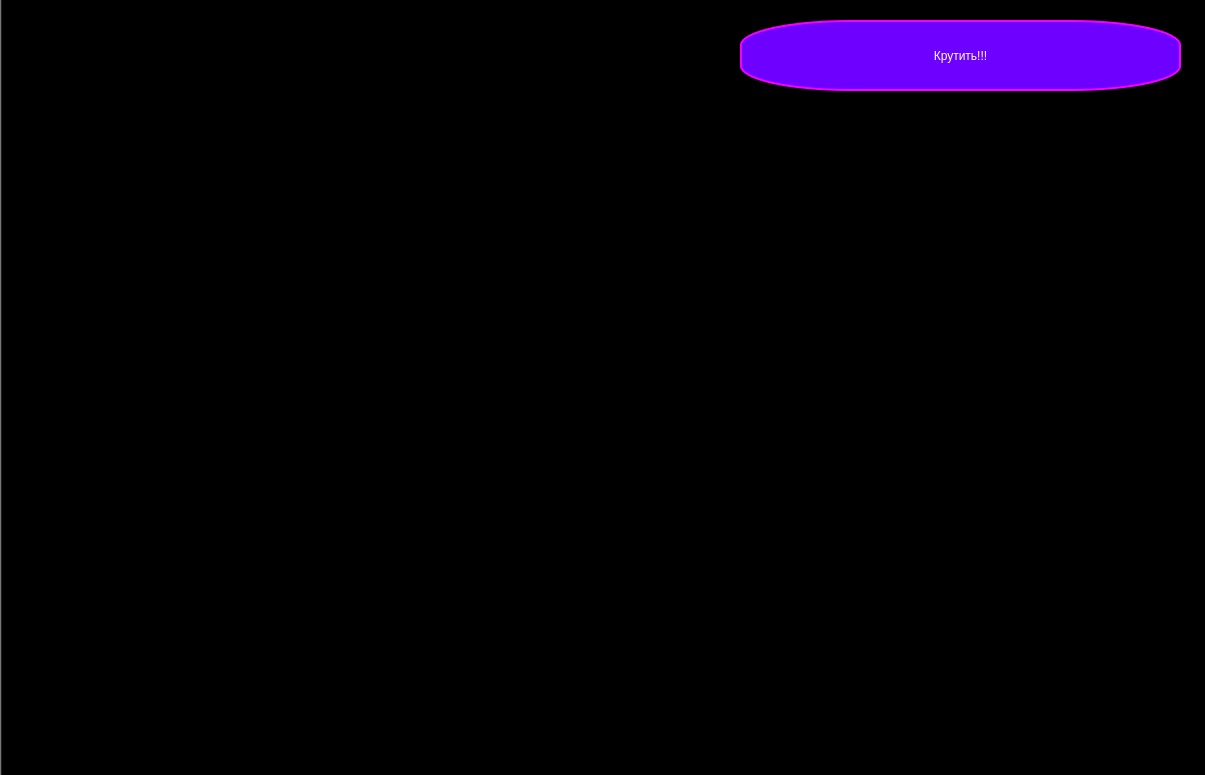
<?xml version="1.0" encoding="UTF-8"?>
<ui version="4.0">
 <class>Baraban</class>
 <widget class="QMainWindow" name="Baraban">
  <property name="geometry">
   <rect>
    <x>0</x>
    <y>0</y>
    <width>1205</width>
    <height>775</height>
   </rect>
  </property>
  <property name="minimumSize">
   <size>
    <width>1200</width>
    <height>750</height>
   </size>
  </property>
  <property name="maximumSize">
   <size>
    <width>16777215</width>
    <height>16777215</height>
   </size>
  </property>
  <property name="windowTitle">
   <string>Baraban</string>
  </property>
  <widget class="QWidget" name="centralwidget">
   <widget class="QLabel" name="background">
    <property name="geometry">
     <rect>
      <x>0</x>
      <y>0</y>
      <width>1920</width>
      <height>1080</height>
     </rect>
    </property>
    <property name="text">
     <string/>
    </property>
    <property name="pixmap">
     <pixmap>img/background.jpg</pixmap>
    </property>
   </widget>
   <widget class="QLabel" name="MrPin">
    <property name="geometry">
     <rect>
      <x>810</x>
      <y>340</y>
      <width>472</width>
      <height>550</height>
     </rect>
    </property>
    <property name="text">
     <string/>
    </property>
    <property name="pixmap">
     <pixmap>img/pin.png</pixmap>
    </property>
   </widget>
   <widget class="QPushButton" name="Go">
    <property name="geometry">
     <rect>
      <x>740</x>
      <y>20</y>
      <width>441</width>
      <height>71</height>
     </rect>
    </property>
    <property name="styleSheet">
     <string notr="true">border-radius: 110px solid #6d00fe;
border: 2px solid #f700fe;
background-color: #6d00fe;
color: rgb(255, 255, 255);
font: 800 16pt &quot;Source Code Pro ExtraLight&quot;;</string>
    </property>
    <property name="text">
     <string>Крутить!!!</string>
    </property>
   </widget>
   <widget class="QPushButton" name="rotate">
    <property name="geometry">
     <rect>
      <x>0</x>
      <y>-30</y>
      <width>2051</width>
      <height>861</height>
     </rect>
    </property>
    <property name="styleSheet">
     <string notr="true">background: transparent</string>
    </property>
    <property name="text">
     <string/>
    </property>
   </widget>
   <widget class="QLabel" name="baraban">
    <property name="geometry">
     <rect>
      <x>110</x>
      <y>-60</y>
      <width>900</width>
      <height>900</height>
     </rect>
    </property>
    <property name="text">
     <string/>
    </property>
    <property name="pixmap">
     <pixmap>img/baraban2.png</pixmap>
    </property>
   </widget>
   <zorder>background</zorder>
   <zorder>baraban</zorder>
   <zorder>MrPin</zorder>
   <zorder>rotate</zorder>
   <zorder>Go</zorder>
  </widget>
 </widget>
 <resources/>
 <connections/>
</ui>
